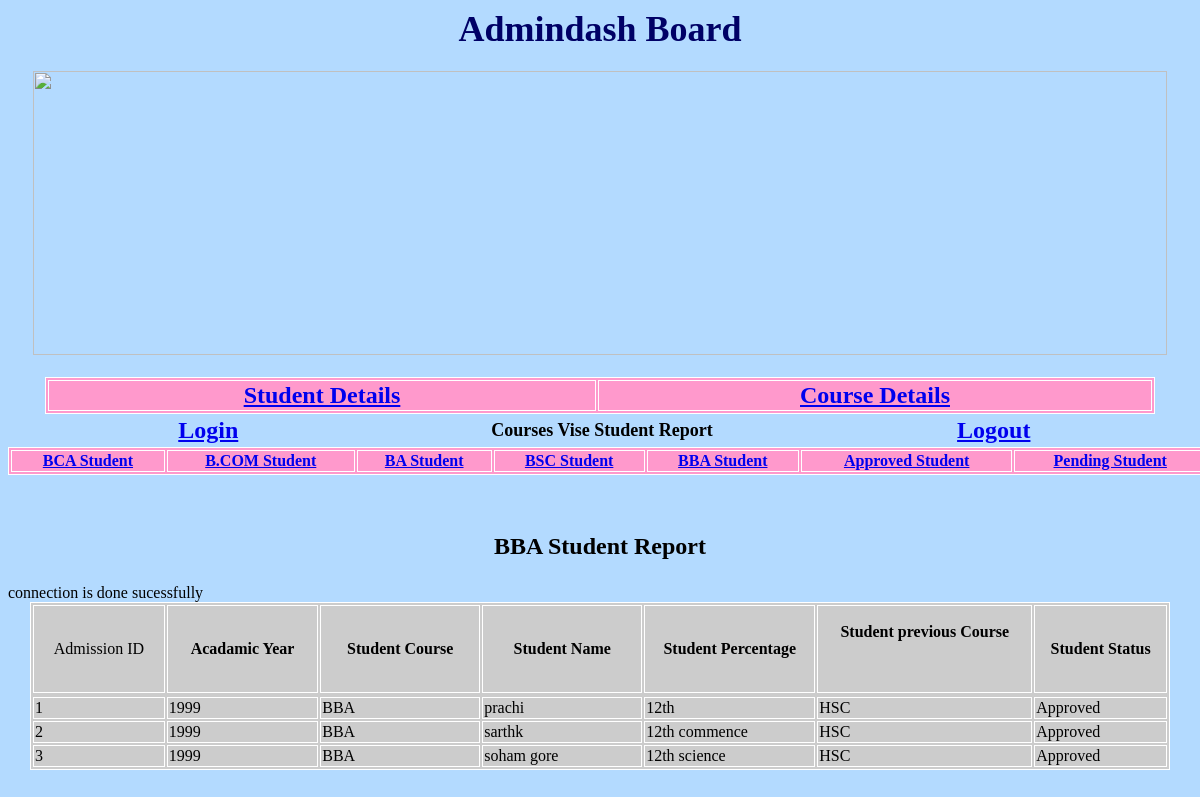
The app's page /bbareport.php with its own data.
### tables this page shows
CREATE TABLE `addmission` (
  `admid` int(11) NOT NULL,
  `acadamic` text NOT NULL,
  `course` text NOT NULL,
  `name` text NOT NULL,
  `fname` text NOT NULL,
  `surname` text NOT NULL,
  `mno` text NOT NULL,
  `cast` text NOT NULL,
  `religion` text NOT NULL,
  `category` text NOT NULL,
  `nationality` text NOT NULL,
  `collagea` text NOT NULL,
  `mothert` text NOT NULL,
  `placebirth` text NOT NULL,
  `datebirth` text NOT NULL,
  `bankpassbook` text NOT NULL,
  `bankname` text NOT NULL,
  `branch` text NOT NULL,
  `accountno` text NOT NULL,
  `ifscode` text NOT NULL,
  `fathern` text NOT NULL,
  `mothern` text NOT NULL,
  `annualincome` text NOT NULL,
  `foccupation` text NOT NULL,
  `moccupation` text NOT NULL,
  `fno` text NOT NULL,
  `mno1` text NOT NULL,
  `localgurdain` text NOT NULL,
  `gurdainadd` text NOT NULL,
  `gurdainrelationship` text NOT NULL,
  `gurdaino` text NOT NULL,
  `peraddress` text NOT NULL,
  `percountry` text NOT NULL,
  `perstate` text NOT NULL,
  `percity` text NOT NULL,
  `perarea` text NOT NULL,
  `perpincode` text NOT NULL,
  `address` text NOT NULL,
  `examname` text NOT NULL,
  `university` text NOT NULL,
  `institutename1` text NOT NULL,
  `month` text NOT NULL,
  `year` text NOT NULL,
  `precentage` text NOT NULL,
  `seatno` text NOT NULL,
  `marksystem` text NOT NULL,
  `prevcourse` text NOT NULL,
  `precoursename` text NOT NULL,
  `institutename` text NOT NULL,
  `university1` text NOT NULL,
  `passingmonth` text NOT NULL,
  `passingyear` text NOT NULL,
  `seatno1` text NOT NULL,
  `residance` text NOT NULL,
  `attempt` text NOT NULL,
  `marksystem1` text NOT NULL,
  `udias` text NOT NULL,
  `eligibility` text NOT NULL,
  `prnno` text NOT NULL,
  `status` text NOT NULL
);

### bbareport.php (the view, shortened to what this page needs)
<!DOCTYPE html PUBLIC "-//W3C//DTD XHTML 1.0 Transitional//EN" "http://www.w3.org/TR/xhtml1/DTD/xhtml1-transitional.dtd">
<html xmlns="http://www.w3.org/1999/xhtml">
<head>
</head>
<body>
<div align="center"><span class="style1">Admindash Board</span></div>
<h1 align="center"><img src="../image/ad2.jpg" width="1134" height="284" /></h1>
<table width="1110" border="1" align="center" bordercolor="#FFFFFF" bgcolor="#FF99CC">
  <tr>
    <td width="544"><div align="center"><span class="style6"><a href="admindash.php">Student Details </a></span></div></td>
    <td width="550"><div align="center" class="style6"><a href="coursedetails.php">Course Details </a></div></td>
  </tr>
</table>
<table width="1142" align="center">
  <tr>
    <td width="350"><div align="center" class="style7"><a href="../user/logad.php">Login</a></div></td>
    <td width="424"><div align="center"><span class="style9">Courses Vise Student Report</span></div></td>
    <td width="346"> <div align="center" class="style7"><a href="../user/index.php">Logout </a></div></td>
  </tr>
</table>
<table width="1201" border="1" align="center" bordercolor="#FFFFFF" bgcolor="#FF99CC">
  <tr>
    <td bordercolor="#660000" bgcolor="#FF99CC"> <div align="center" class="style4"><a href="bcareport.php">BCA Student </a></div></td>
    <td bordercolor="#660000" bgcolor="#FF99CC"><div align="center" class="style4"><a href="bcomreport.php">B.COM Student</a> </div></td>
    <td bordercolor="#660000" bgcolor="#FF99CC"><div align="center" class="style4"><a href="bareport.php">BA Student </a></div></td>
    <td bordercolor="#660000" bgcolor="#FF99CC"><div align="center" class="style4"><a href="bscreport.php">BSC Student </a></div></td>
    <td bordercolor="#660000" bgcolor="#FF99CC"><div align="center" class="style4"><a href="bbareport.php">BBA Student </a></div></td>
    <td bordercolor="#660000" bgcolor="#FF99CC"><div align="center" class="style4"><a href="Approvedreport.php">Approved Student </a></div></td>
    <td bordercolor="#660000" bgcolor="#FF99CC"><div align="center" class="style4"><a href="pendingreport.php">Pending Student </a></div></td>
  </tr>
</table>
<p align="center">&nbsp;</p>
</body>
</html>
<h2><b><p align="center" class="style2">BBA Student Report </p></b></h2>
<?php
include("../database/dbcon.php");
$sql = "SELECT acadamic,course,name,precentage,prevcourse,status FROM addmission where course='BBA'";
$query= $con->query($sql);
?>
<table width="1140" border="1" align="center" bordercolor="#FFFFFF" bgcolor="#CCCCCC">
  <tr>
    <td width="129" height="36"><div align="center" class="style46">Admission ID  </div></td>
    <td width="149"><div align="center" class="style47"><span class="Estilo15 style15"><strong><span class="style15 style37"> Acadamic Year </span></strong></span></div></td>
	  <td width="158"><div align="center" class="style47"><span class="Estilo15 style15"><strong><span class="style15 style37">Student Course</span></strong></span></div></td>
    <td width="158"><div align="center" class="style47"><span class="Estilo15 style15"><strong><span class="style15 style37"> Student Name </span></strong></span></div></td>
    <td width="169"><div align="center" class="style47"><span class="Estilo15 style15"><strong><span class="style15 style37">Student Percentage </span></strong></span></div></td>
    <td width="214"><p align="center" class="style47"><strong>Student previous Course </strong></p>
    <p align="center" class="style47">&nbsp;</p></td>
    <td width="130"><div align="center" class="style47"><strong> Student Status </strong></div></td>
  </tr>
  <tr>
    <?php
		$i=0;
		while ($res = $query->fetch_assoc()) {
		    echo "<tr>";
			echo" <td >".++$i."</td>";
			echo "<td>".$res['acadamic']."</td>";
			echo "<td>".$res['course']."</td>";
			echo "<td>".$res['name']."</td>";
			echo "<td>".$res['precentage']."</td>";
			echo "<td>".$res['prevcourse']."</td>";
			echo "<td>".$res['status']."</td>";
			echo "</tr>";
		}
		?>
  </tr>
</table>
<p align="center">&nbsp;</p>
</body>
</html>

### bbareport.php (style rules this page uses)
.style4 { color: #FFFFFF; font-weight: bold; }
body { background-color: #b3daff; }
.style6 { font-size: 24px; font-weight: bold; color: #FFFFFF; }
.style7 { font-size: 24px; font-weight: bold; }
.style9 { font-size: 18px; font-weight: bold; }

### records on screen
addmission: acadamic "1999", course "BBA", name "prachi", precentage "12th", prevcourse "HSC", status "Approved"
addmission: acadamic "1999", course "BBA", name "sarthk", precentage "12th commence", prevcourse "HSC", status "Approved"
addmission: acadamic "1999", course "BBA", name "soham gore", precentage "12th science", prevcourse "HSC", status "Approved"
